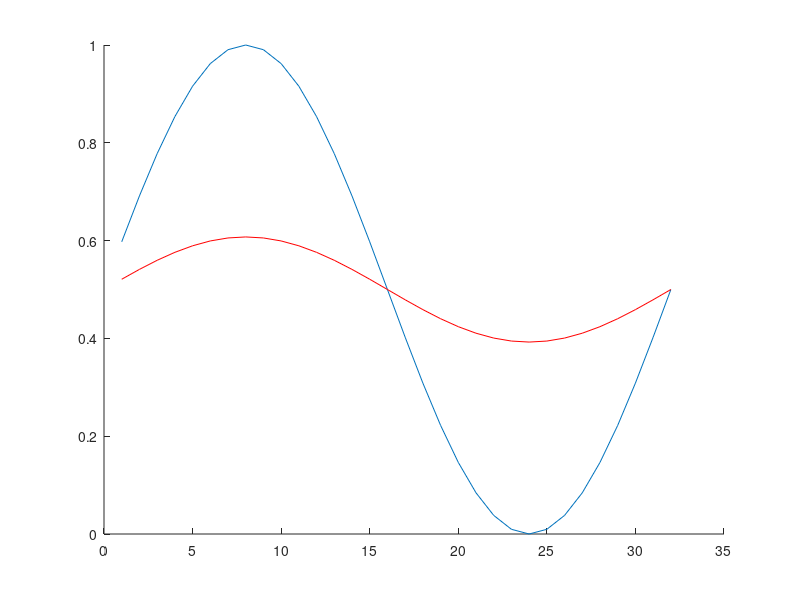

Source code (MATLAB):
dt = 0.001;
dx = 1.0;
D = 1.0;
beta = D*dt/(dx*dx);
n = 32;
N = 40000;
clf
hold on
m = 1.0;
for i=1:n
oldc(i) = 0.5*(1.0+sin(2*pi*m*i*dx/n));
newc(i) = 0.0;
endfor
plot(oldc)
for j = 1:N
for i = 1:n
w = i-1;
e = i+1;
if(w==0) w = w+n;
endif
if(e==n+1) e = e-n;
endif
newc(i) = oldc(i) + beta*(oldc(w)+oldc(e)-2*oldc(i));
endfor
for i=1:n
oldc(i) = newc(i);
endfor
endfor
plot(oldc, ' r')
